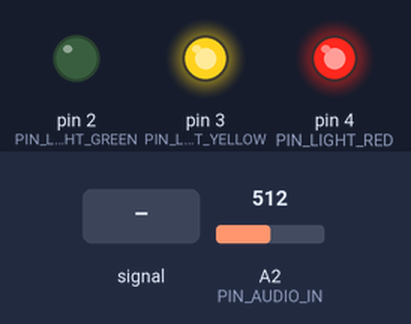
This sketch was run on a simulated Arduino Uno, built with avr-gcc and run on an emulated ATmega328P. Parts: output pins drawn as LEDs (lit = HIGH). Inputs (shaded band) come from the test bench; at power-on: A2 (PIN_AUDIO_IN) = 512. What the sketch prints to the serial monitor is not drawn.

Above: at 1.2 s.
1.3 s: A2 (PIN_AUDIO_IN) fed a 200 Hz sine of ±81 counts around its level
At 4.1 s:
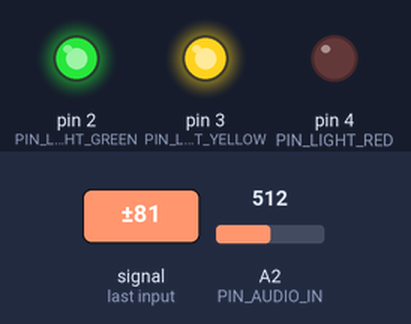
4.3 s: A2 (PIN_AUDIO_IN) set to 716
At 6.1 s:
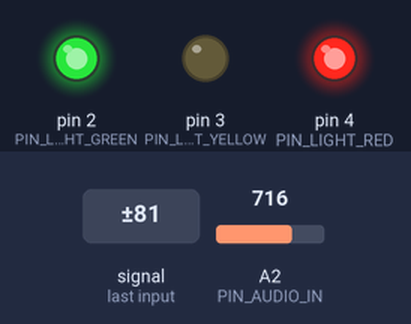
At 12.0 s:
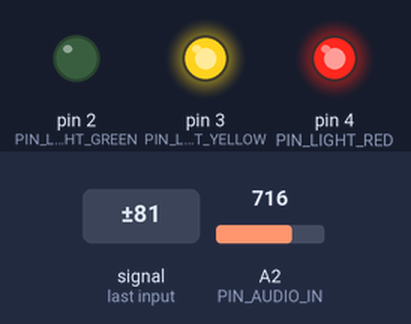
Timing chart, 0 to 13.1 s (numbered marks = the images above; inputs shaded):
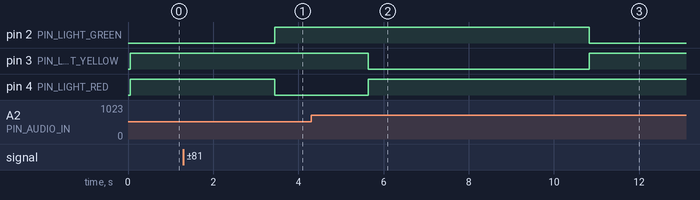

The sketch:

Noisometer.ino
```cpp
#include <Adafruit_NeoPixel.h>

#include "noisometer.h"

//#define DISPLAY_NEOPIXEL

#ifdef DISPLAY_NEOPIXEL
#define PIN            7
#define NUMPIXELS      1
Adafruit_NeoPixel pixels = Adafruit_NeoPixel(NUMPIXELS, PIN, NEO_GRB + NEO_KHZ800);
#endif

NOISOMETER_STATE gState;

/**
 * Function for measuring the sound value. The return value is the peak to peak measurement of the ADC input.
 *
 * Source: https://learn.adafruit.com/adafruit-microphone-amplifier-breakout/measuring-sound-levels
 */
unsigned int measureSound(unsigned char pinAudioIn, unsigned int sampleWindow) {
  unsigned int soundValue = 0;
  unsigned int signalMax = 0;
  unsigned int signalMin = 1024;
  unsigned int peakToPeak = 0;

  unsigned long startMillis = millis();

  while (millis() - startMillis < sampleWindow)
  {
    soundValue = analogRead(pinAudioIn);

    if (soundValue < 1024) {
      if (soundValue > signalMax) {
        signalMax = soundValue;
      } else if (soundValue < signalMin) {
        signalMin = soundValue;
      }

      peakToPeak = signalMax - signalMin;
    }
  }

  return peakToPeak;
}

void setup() {
  // put your setup code here, to run once:
  Serial.begin(9600);

#ifdef DISPLAY_NEOPIXEL
  pixels.begin();
#else
  pinMode(PIN_LIGHT_RED, OUTPUT);
  pinMode(PIN_LIGHT_YELLOW, OUTPUT);
  pinMode(PIN_LIGHT_GREEN, OUTPUT);
#endif

  gState.level = NM_LEVEL_GOOD;
  gState.lastLevel = NM_LEVEL_CRITICAL;

  gState.thresholds.good_notice = 15;
  gState.thresholds.good_notice_time = TIME_S(3);
  gState.thresholds.good_warning_time = TIME_S(2);

  gState.thresholds.notice_good = 12;
  gState.thresholds.notice_good_time = TIME_S(5);

  gState.thresholds.notice_warning = 25;
  gState.thresholds.notice_warning_time = TIME_S(4);

  gState.thresholds.warning_notice = 20;
  gState.thresholds.warning_notice_time = TIME_S(8);

  gState.thresholds.warning_critical = 40;
  gState.thresholds.warning_critical_time = TIME_S(2);

  gState.thresholds.critical_warning = 30;
  gState.thresholds.critical_warning_time = TIME_S(5);
}


#ifdef DISPLAY_NEOPIXEL

void displayState(NOISOMETER_STATE *state) {
  static unsigned char blinkCounter = 0;
  static unsigned char blinkState = 0;

  switch (state->level) {
    case NM_LEVEL_GOOD:
      pixels.setPixelColor(0, pixels.Color(0, 255, 0));
      break;

    case NM_LEVEL_NOTICE:
      pixels.setPixelColor(0, pixels.Color(255, 200, 0));
      break;

    case NM_LEVEL_WARNING:
      pixels.setPixelColor(0, pixels.Color(255, 0, 0));
      break;

    case NM_LEVEL_CRITICAL:
      if(blinkCounter == 0) {
        pixels.setPixelColor(0, blinkState ? pixels.Color(0, 0, 0) : pixels.Color(255, 0, 0));

        blinkState = !blinkState;
        blinkCounter = 2;
      } else {
        blinkCounter -= 1;
      }

      break;
  }

  pixels.show();

  Serial.print(state->soundLevel);
  Serial.print(" - ");
  Serial.println(state->level);
}

#else

void displayState(NOISOMETER_STATE *state) {
  static unsigned char blinkCounter = 0;
  static unsigned char blinkState = 0;

  switch (state->level) {
    case NM_LEVEL_GOOD:
      digitalWrite(PIN_LIGHT_GREEN, LOW);
      digitalWrite(PIN_LIGHT_YELLOW, HIGH);
      digitalWrite(PIN_LIGHT_RED, HIGH);
      break;

    case NM_LEVEL_NOTICE:
      digitalWrite(PIN_LIGHT_GREEN, HIGH);
      digitalWrite(PIN_LIGHT_YELLOW, LOW);
      digitalWrite(PIN_LIGHT_RED, HIGH);
      break;

    case NM_LEVEL_WARNING:
      digitalWrite(PIN_LIGHT_GREEN, HIGH);
      digitalWrite(PIN_LIGHT_YELLOW, HIGH);
      digitalWrite(PIN_LIGHT_RED, LOW);
      break;

    case NM_LEVEL_CRITICAL:
      if(blinkCounter == 0) {
        digitalWrite(PIN_LIGHT_GREEN, HIGH);
        digitalWrite(PIN_LIGHT_YELLOW, HIGH);
        digitalWrite(PIN_LIGHT_RED, LOW);
        blinkState = !blinkState;
        blinkCounter = 2;
      } else {
        blinkCounter -= 1;
        digitalWrite(PIN_LIGHT_GREEN, HIGH);
        digitalWrite(PIN_LIGHT_YELLOW, LOW);
        digitalWrite(PIN_LIGHT_RED, HIGH);
      }

      break;
  }

  Serial.print(state->soundLevel);
}

#endif


void processState(NOISOMETER_STATE *state) {

  NM_LEVEL next_level = state->level;
  LEVEL_DURATION next_duration = TIME_S(2);

  switch (state->level) {
    case NM_LEVEL_GOOD:
      if (state->soundLevel > state->thresholds.notice_warning) {
        next_level = NM_LEVEL_WARNING;
        next_duration = state->thresholds.good_warning_time;
      } else if (state->soundLevel > state->thresholds.good_notice) {
        next_level = NM_LEVEL_NOTICE;
        next_duration = state->thresholds.good_notice_time;
      }
      break;

    case NM_LEVEL_NOTICE:
      if (state->soundLevel < state->thresholds.notice_good) {
        next_level = NM_LEVEL_GOOD;
        next_duration = state->thresholds.notice_good_time;
      } else if (state->soundLevel > state->thresholds.notice_warning) {
        next_level = NM_LEVEL_WARNING;
        next_duration = state->thresholds.notice_warning_time;
      }
      break;

    case NM_LEVEL_WARNING:
      if (state->soundLevel < state->thresholds.warning_notice) {
        next_level = NM_LEVEL_NOTICE;
        next_duration = state->thresholds.warning_notice_time;
      } else if (state->soundLevel > state->thresholds.warning_critical) {
        next_level = NM_LEVEL_CRITICAL;
        next_duration = state->thresholds.warning_critical_time;
      }
      break;

    case NM_LEVEL_CRITICAL:
      if (state->soundLevel < state->thresholds.critical_warning) {
        next_level = NM_LEVEL_WARNING;
        next_duration = state->thresholds.critical_warning_time;
      }

      break;
  }

  if(state->level != next_level && state->duration == 0) {
    // Level has changed
    state->duration = next_duration;
  } else if(gState.duration > 0) {
    gState.duration -= 1;
  }

  if(state->duration == 0) {
    state->lastLevel = state->level;
    state->level = next_level;
  }
}


void loop() {
  gState.soundLevel = measureSound(PIN_AUDIO_IN, SAMPLE_WINDOW);

  processState(&gState);

  displayState(&gState);

  delay(SAMPLE_TIME);
}
```

noisometer.h
```cpp
#ifndef __noisometer_h
#define __noisometer_h


#define SAMPLE_TIME       150   // ms
#define SAMPLE_WINDOW     50    // ms
#define PIN_AUDIO_IN      A2
#define PIN_LIGHT_RED     4
#define PIN_LIGHT_YELLOW  3
#define PIN_LIGHT_GREEN   2


#define TIME_S(T) (T*1000/(SAMPLE_TIME + SAMPLE_WINDOW))
typedef unsigned int SOUND_LEVEL;
typedef unsigned char LEVEL_DURATION;

enum NM_LEVEL {
  NM_LEVEL_GOOD = 0,
  NM_LEVEL_NOTICE,
  NM_LEVEL_WARNING,
  NM_LEVEL_CRITICAL
};

typedef struct __thresholds {
  SOUND_LEVEL good_notice;
  LEVEL_DURATION good_notice_time;

  LEVEL_DURATION good_warning_time;

  SOUND_LEVEL notice_good;
  LEVEL_DURATION notice_good_time;

  SOUND_LEVEL notice_warning;
  LEVEL_DURATION notice_warning_time;

  SOUND_LEVEL warning_notice;
  LEVEL_DURATION warning_notice_time;

  SOUND_LEVEL warning_critical;
  LEVEL_DURATION warning_critical_time;

  SOUND_LEVEL critical_warning;
  LEVEL_DURATION critical_warning_time;

} NOISOMETER_THRESHOLDS;

typedef struct _noisometer_state {
  NM_LEVEL level;
  NM_LEVEL lastLevel;
  SOUND_LEVEL soundLevel;
  LEVEL_DURATION duration;
  NOISOMETER_THRESHOLDS thresholds;
} NOISOMETER_STATE;


#endif
```

Measured:
- after the input at 1.3 s, pin 2 (PIN_LIGHT_GREEN): LOW → HIGH after 2.1 s; pin 4 (PIN_LIGHT_RED): HIGH → LOW after 2.1 s
- after the input at 4.3 s, pin 2 (PIN_LIGHT_GREEN): HIGH → LOW after 6.5 s
